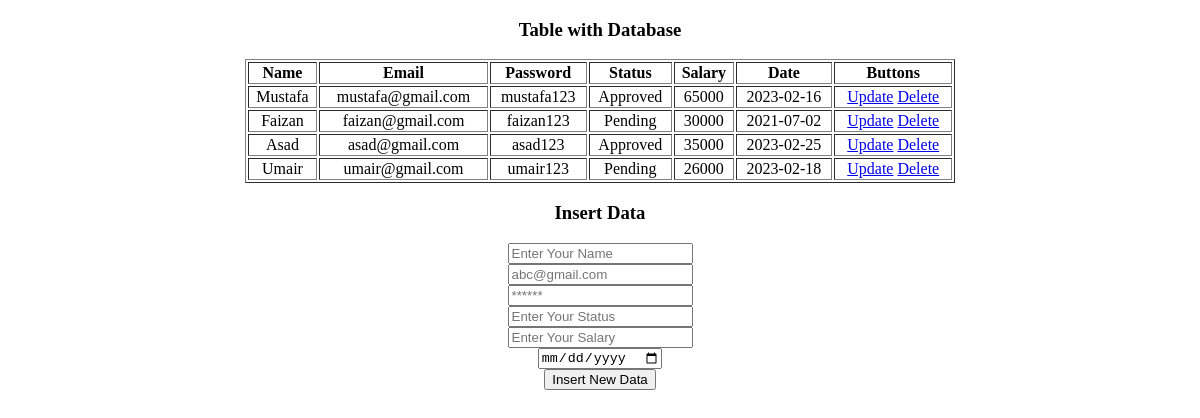
Before: / with the older database file.
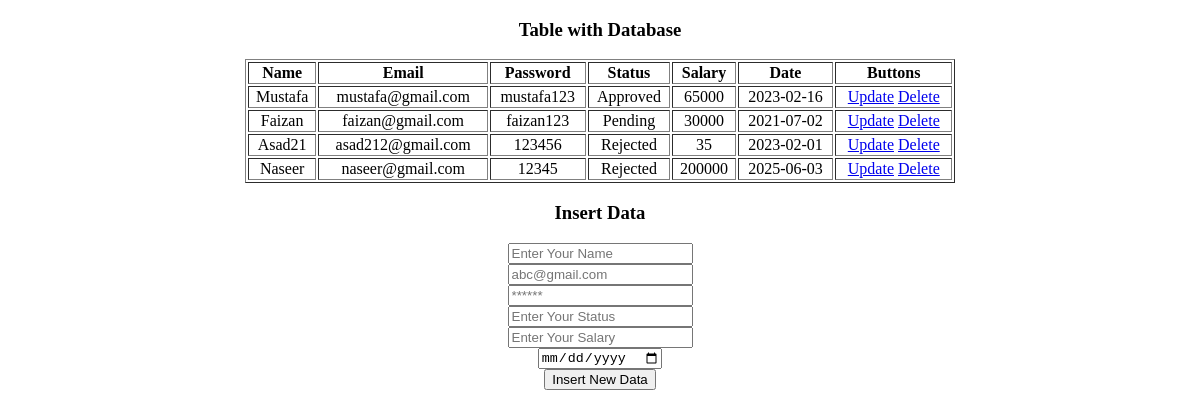
After: the same page with the newer database file.
### tables this page shows
CREATE TABLE `user` (
  `ID` int(11) NOT NULL,
  `Name` varchar(256) DEFAULT NULL,
  `Email` varchar(256) DEFAULT NULL,
  `Password` varchar(11) DEFAULT NULL,
  `Status` varchar(11) DEFAULT NULL,
  `Salary` int(11) NOT NULL,
  `Date` date DEFAULT NULL
);

### index.php (the view, shortened to what this page needs)
<!DOCTYPE html>
<html lang="en">
<head>
</head>
<body>
<?php
include "connection.php";
$data = mysqli_query($connect, 'SELECT * FROM user');
?>
<center><h3>Table with Database</h3>
<table border="1" width="60%" style="text-align: center;">
  <th>Name</th>
  <th>Email</th>
  <th>Password</th>
  <th>Status</th>
  <th>Salary</th>
  <th>Date</th>
  <th>Buttons</th>
<?php
while($fetchdata = mysqli_fetch_assoc($data)){
?>
<tr>
  <td><?php echo $fetchdata['Name']; ?></td>
  <td><?php echo $fetchdata['Email']; ?></td>
  <td><?php echo $fetchdata['Password']; ?></td>
  <td><?php echo $fetchdata['Status']; ?></td>
  <td><?php echo $fetchdata['Salary']; ?></td>
  <td><?php echo $fetchdata['Date']; ?></td>
  <td>
    <a href="?update_id=<?php echo $fetchdata['ID'] ?>">Update</a>
    <a href="coding.php?delete_id=<?php echo $fetchdata['ID'] ?>">Delete</a>
  </td>
</tr>
<?php } ?>
</table>
<h3>Insert Data</h3>
<form method="POST">
  <input type="text" name="name" placeholder="Enter Your Name"><br>
  <input type="email" name="email" placeholder="abc@gmail.com"><br>
  <input type="password" name="password" placeholder="******"><br>
  <input type="text" name="status" placeholder="Enter Your Status"><br>
  <input type="text" name="salary" placeholder="Enter Your Salary"><br>
  <input type="date" name="date" ><br>
  <input type="submit" name="insert" value="Insert New Data">
</form></center>
</body>
</html>

Changed rows visible on the page:
removed user: Name "Umair", Email "umair@gmail.com", Password "umair123", Status "Pending", Salary "26000", Date "2023-02-18"
changed user: Name "Asad" → "Asad21"; Email "asad@gmail.com" → "asad212@gmail.com"; Password "asad123" → "123456"; Status "Approved" → "Rejected"; Salary "35000" → "35"; Date "2023-02-25" → "2023-02-01"
added user: Name "Naseer", Email "naseer@gmail.com", Password "12345", Status "Rejected", Salary "200000", Date "2025-06-03"
